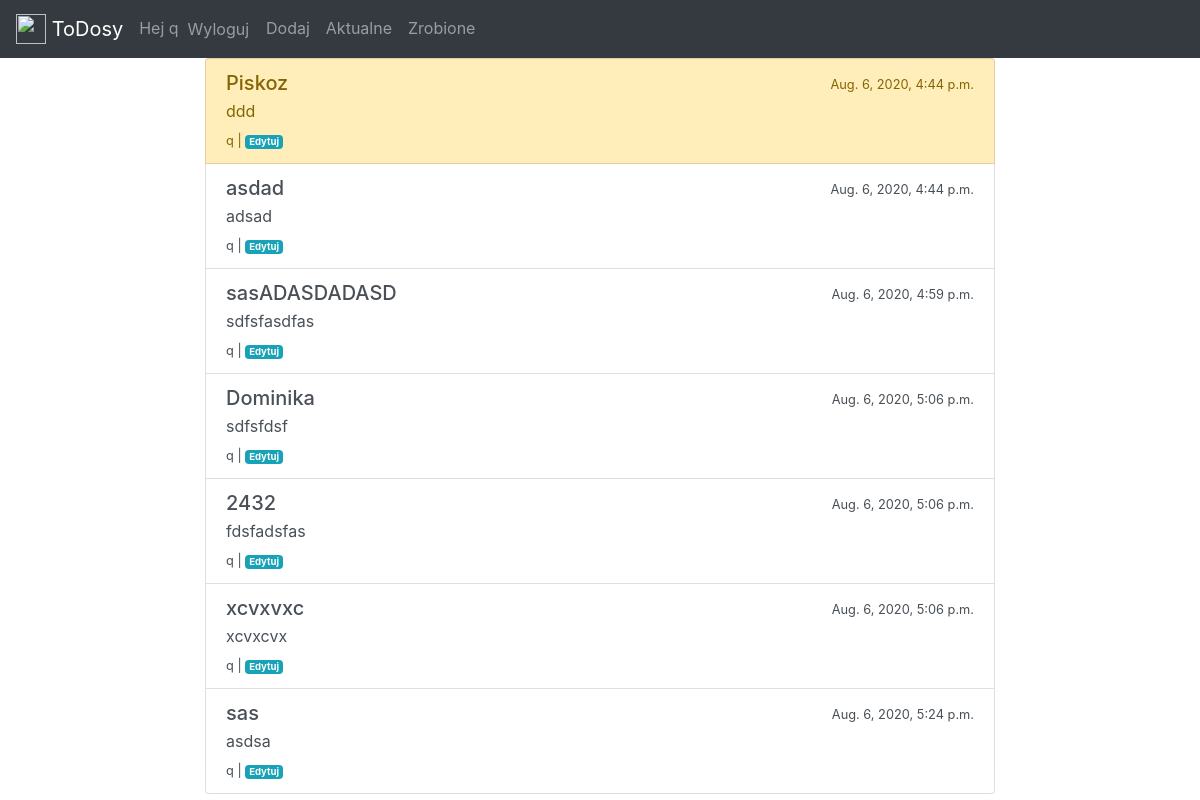
/todosy/ (signed in), run on the app's committed database.
### todo/models.py (models this page shows, shortened)
class ToDosy(models.Model):
    title = models.CharField(max_length=100)
    timestamp = models.DateTimeField(auto_now_add=True)
    memo = models.TextField(blank=True)
    wykonanie = models.DateTimeField(null=True, blank=True)
    wazne = models.BooleanField(default=False)
    user = models.ForeignKey(User, on_delete=models.CASCADE)

### todo/views.py (the view)
# urls.py: path('todosy/', views.todosy, name='todosy'),
@login_required
def todosy(request):
    todosy = ToDosy.objects.filter(user=request.user, wykonanie__isnull=True)
    return render(request, 'todo/todosy.html', {'todosy':todosy})

### todo/templates/todo/todosy.html
{% extends 'todo/base.html' %}
{% block tresc %}
<div class="row justify-content-md-center">
<div class="col-md-8">
<div class="list-group">
{% for todo in todosy %}
  <div class="list-group-item list-group-item-action {% if todo.wazne %}list-group-item-warning{% endif %}">
    <div class="d-flex justify-content-between align-items-center">
      <h5 class="mb-1">{{todo.title}}</h5>
      <small>{{todo.timestamp}}</small>
    </div>
    <p class="mb-1">{{todo.memo}}</p>
    <small>{{todo.user}} | <a href="{% url 'zobacztodos' todo.id %}" class="badge badge-info">Edytuj</a></small>
    </div>
{% endfor %}
</div>
</div>
</div>
{% endblock %}

### todo/templates/todo/base.html (shortened to what this page needs)
<!doctype html>
<html lang="en">
  <head>
    <link rel="stylesheet" href="https://stackpath.bootstrapcdn.com/bootstrap/4.5.0/css/bootstrap.min.css">
  </head>
  <body>
<nav class="navbar navbar-expand-lg navbar navbar-dark bg-dark">
<a class="navbar-brand" href="{% url 'home' %}">
    <img src="https://getbootstrap.com/docs/4.5/assets/brand/bootstrap-solid.svg" width="30" height="30" class="d-inline-block align-top" alt="" loading="lazy">
    ToDosy
  </a>
  <div class="collapse navbar-collapse" id="navbarNavAltMarkup">
    <div class="navbar-nav">
{% if user.is_authenticated %}
      <span class="navbar-text">
    Hej {{ user.username }}
  </span>
    <form action="{% url 'wyloguj' %}" method="post">
    <button class="btn nav-item nav-link">Wyloguj</button>
    </form>
    <a class="nav-item nav-link" href="{% url 'dodaj' %}">Dodaj</a>
    <a class="nav-item nav-link" href="{% url 'todosy' %}">Aktualne</a>
    <a class="nav-item nav-link" href="{% url 'zrobione' %}">Zrobione</a>
{% else %}
    <a class="nav-item nav-link" href="{% url 'rejestracja' %}">Rejestracja</a>
    <a class="nav-item nav-link" href="{% url 'zaloguj' %}">Logowanie</a>
{% endif %}
    </div>
  </div>
</nav>
{% load static %}
{% block tresc %}
{% endblock tresc %}
  </body>
</html>

### data on the page
ToDosy: title "Piskoz", timestamp "Aug. 6, 2020, 4:44 p.m.", memo "ddd", user "q"
ToDosy: title "asdad", timestamp "Aug. 6, 2020, 4:44 p.m.", memo "adsad", user "q"
ToDosy: title "sasADASDADASD", timestamp "Aug. 6, 2020, 4:59 p.m.", memo "sdfsfasdfas", user "q"
ToDosy: title "Dominika", timestamp "Aug. 6, 2020, 5:06 p.m.", memo "sdfsfdsf", user "q"
ToDosy: title "2432", timestamp "Aug. 6, 2020, 5:06 p.m.", memo "fdsfadsfas", user "q"
ToDosy: title "xcvxvxc", timestamp "Aug. 6, 2020, 5:06 p.m.", memo "xcvxcvx", user "q"
ToDosy: title "sas", timestamp "Aug. 6, 2020, 5:24 p.m.", memo "asdsa", user "q"

### other printed values
{{ user.username }} "q"
